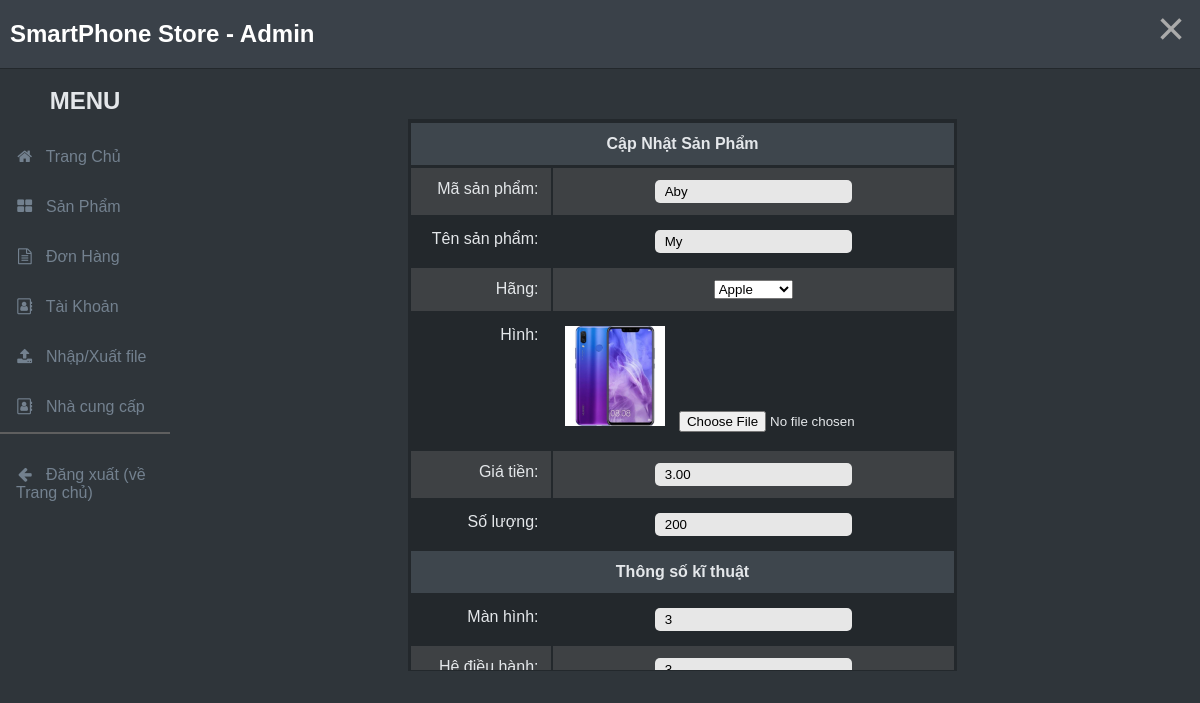
Page /list_product/update/Aby on the committed database.
### tables this page shows
CREATE TABLE `productdetails` (
  `product_id` varchar(50) NOT NULL,
  `screen` varchar(50) DEFAULT NULL,
  `os` varchar(50) DEFAULT NULL,
  `camera` varchar(50) DEFAULT NULL,
  `camera_front` varchar(50) DEFAULT NULL,
  `cpu` varchar(50) DEFAULT NULL,
  `ram` varchar(20) DEFAULT NULL,
  `rom` varchar(20) DEFAULT NULL,
  `microUSB` varchar(50) DEFAULT NULL,
  `battery` varchar(50) DEFAULT NULL
);

CREATE TABLE `products` (
  `product_id` varchar(50) NOT NULL,
  `name` varchar(100) NOT NULL,
  `company` varchar(50) NOT NULL,
  `img` varchar(255) DEFAULT NULL,
  `price` decimal(15,2) DEFAULT NULL,
  `quantity` int(11) NOT NULL,
  `status` bit(1) NOT NULL
);

### MVC/Core/controller.php (called while the page is built, shortened)
<?php
    class controller{
        public function model($model){
            return new $model;
        }
        public function view($view, $data=[]){
            include_once './MVC/Views/'.$view.'.php';
        }
    }
?>

### MVC/Controllers/list_product.php (called while the page is built, shortened)
<?php
class list_product extends controller {
    private $lst_product;
    public function __construct() {
        $this->lst_product = $this->model('product_m');
    }
    public function update($product_id) {
        $product = $this->lst_product->get_product_for_update_form($product_id);
        $companies = $this->lst_product->getUniqueCompanies();
        $this->view('Masterlayout', [
            'page' => 'product_upd_v',
            'product_id' => $product_id,
            'name' => $product['name'],
            'img' => $product['img'],
            'price' => $product['price'],
            'quantity' => $product['quantity'],
            'screen' => $product['screen'],
            'os' => $product['os'],
            'camera' => $product['camera'],
            'camera_front' => $product['camera_front'],
            'cpu' => $product['cpu'],
            'ram' => $product['ram'],
            'rom' => $product['rom'],
            'microUSB' => $product['microUSB'],
            'battery' => $product['battery'],
            'companies' => $companies
        ]);
    }
}
?>

### MVC/Core/app.php (called while the page is built, shortened)
<?php
    class app{
        protected $action='Get_data';
        function __construct()
        {
            $arr=$this->processURL();
            if($arr != null){
                if(file_exists('./MVC/Controllers/'.$arr[0].'.php')){
                    unset($arr[0]);
                }
            }
            $this->controller = new $this->controller;
            if(isset($arr[1])){
                if(method_exists($this->controller,$arr[1])){
                    $this->action=$arr[1];
                }
                unset($arr[1]);
            }
            $this->param=$arr?array_values($arr):[];
            call_user_func_array([$this->controller, $this->action], $this->param);
        }
        function processURL(){
            if(isset($_GET['url'])){
            return explode('/',filter_var(trim($_GET['url']),FILTER_DEFAULT));
            }
        }
    }
?>

### index.php (called while the page is built, shortened)
<?php
    $myapp=new app();
?>

### MVC/Core/connectDB.php (called while the page is built, shortened)
<?php
    class connectDB{
        protected $server='localhost';
        protected $username= 'root';
        protected $passwords= '';
        protected $db ='quanlydt';
        function __construct(){
            $this->con = mysqli_connect($this->server, $this->username, $this->passwords,$this->db);
        }
    }
?>

### MVC/Models/product_m.php (called while the page is built, shortened)
<?php
class product_m extends connectDB {
    function get_product_for_update_form($product_id) {
        $sql = "SELECT p.product_id, p.name, p.company, p.img, p.price, p.quantity, pd.screen, pd.os, pd.camera, pd.camera_front, pd.cpu, pd.ram, pd.rom, pd.microUSB, pd.battery
                FROM Products p
                LEFT JOIN ProductDetails pd ON p.product_id = pd.product_id
                WHERE p.product_id = ?";
        $stmt = mysqli_prepare($this->con, $sql);
        mysqli_stmt_bind_param($stmt, "s", $product_id);
        mysqli_stmt_execute($stmt);
        mysqli_stmt_bind_result($stmt, $product_id, $name, $company, $img, $price, $quantity, $screen, $os, $camera, $camera_front, $cpu, $ram, $rom, $microUSB, $battery);
        if (mysqli_stmt_fetch($stmt)) {
            $data = [
                'product_id' => $product_id,
                'name' => $name,
                'company' => $company,
                'img' => $img,
                'price' => $price,
                'quantity' => $quantity,
                'screen' => $screen,
                'os' => $os,
                'camera' => $camera,
                'camera_front' => $camera_front,
                'cpu' => $cpu,
                'ram' => $ram,
                'rom' => $rom,
                'microUSB' => $microUSB,
                'battery' => $battery
            ];
            return $data;
        } else {
            return false;
        }
    }
}
?>

### MVC/Views/Pages/product_upd_v.php (the view, shortened to what this page needs)
<!DOCTYPE html>
<html lang="en">
<head>
    <link rel="stylesheet" href="http://localhost/Admin/Public/Css/admin/style.css">
    <link rel="stylesheet" href="http://localhost/Admin/Public/Css/admin/progress.css">
</head>
<body>
    <form method="POST" action="http://localhost/Admin/list_product/update_data" enctype="multipart/form-data">
        <div id="khungThemSanPham" style="width:max-content;margin:auto">
            <div class="overlayTable table-outline table-content table-header">
                <a href="http://localhost/Admin/list_product"><span class="close">&times;</span></a>
                <table>
                    <tr>
                        <th colspan="2">Cập Nhật Sản Phẩm</th>
                    </tr>
                    <tr>
                        <td>Mã sản phẩm:</td>
                        <td><input type="text" id="maspThem" name="txtproduct_id"
                                value="<?php if(isset($data['product_id'])) echo $data['product_id']?>" readonly
                                required></td>
                    </tr>
                    <tr>
                        <td>Tên sản phẩm:</td>
                        <td><input type="text" name="txtname"
                                value="<?php if(isset($data['name'])) echo $data['name']?>" required></td>
                    </tr>
                    <tr>
                        <td>Hãng:</td>
                        <td>
                            <select name="sltcompany">
                                <?php if (isset($data['companies']) && is_array($data['companies'])): ?>
                                <?php foreach($data['companies'] as $company): ?>
                                <option value="<?php echo htmlspecialchars($company); ?>"
                                    <?php if(isset($_POST['sltcompany']) && $_POST['sltcompany'] == $company) echo 'selected'; ?>>
                                    <?php echo htmlspecialchars($company); ?>
                                </option>
                                <?php endforeach; ?>
                                <?php endif; ?>
                            </select>
                        </td>
                    </tr>
                    <tr>
                        <td>Hình:</td>
                        <td>
                            <img class="hinhDaiDien" id="anhDaiDienSanPhamThem" name="product_img"
                                src="<?php echo isset($data['img']) ?"http://localhost/Admin/Public/Picture/Products/". $data['img'] : ''; ?>"
                                required>
                            <input type="file" name="product_image" accept="image/*" onchange="previewImage(this);">
                        </td>
                    </tr>
                    <tr>
                        <td>Giá tiền:</td>
                        <td><input type="text" name="txtprice"
                                value="<?php if(isset($data['price'])) echo $data['price']?>" required></td>
                    </tr>
                    <tr>
                        <td>Số lượng:</td>
                        <td><input type="number" name="txtquantity"
                                value="<?php if(isset($data['quantity'])) echo $data['quantity']?>" required></td>
                    </tr>
                    <tr>
                        <th colspan="2">Thông số kĩ thuật</th>
                    </tr>
                    <tr>
                        <td>Màn hình:</td>
                        <td><input type="text" name="txtscreen"
                                value="<?php if(isset($data['screen'])) echo $data['screen']?>" required></td>
                    </tr>
                    <tr>
                        <td>Hệ điều hành:</td>
                        <td><input type="text" name="txtos" value="<?php if(isset($data['os'])) echo $data['os']?>"
                                required>
                        </td>
                    </tr>
                </table>
            </div>
        </div>
    </form>
</body>
</html>

### Public/css/admin/style.css (style rules this page uses)
* { margin: 0; padding: 0; outline: none; font-family: Arial, Helvetica, sans-serif; }
body, html { min-width: 1024px; background-color: #2f353a; }
a { text-decoration: none; color: #222; }
.hinhDaiDien { max-height: 100px; max-width: 100px; }
.table-outline { width: 100%; border: 1px solid #23282c; }
.table-header { width: 100%; }
.table-header th { color: #e4e7ea; background-color: #3e464d; border-color: #23282c; }
.table-header th { cursor: pointer; }
.table-header th, .table-content td { padding: .75rem; text-align: center; vertical-align: top; border-top: 1px solid #23282c; }
.table-content { min-height: 200px; max-height: 550px; overflow: auto; margin: 0 auto; width: 100%; }
.table-content tr:nth-of-type(even) { background-color: #3e4144; }
.table-content td { position: relative; color: #e4e7ea; }
.overlayTable { margin: 50px auto; width: auto; background-color: #23282c; }
.overlayTable td:first-child { text-align: right; }
.overlayTable input { padding: 4px 10px; border: none; border-radius: 5px; background-color: #e7e7e7; }
.overlayTable input[type="file"] { background-color: transparent; }
.close { position: fixed; top: 5px; right: 5px; font-size: 3rem; width: 1em; height: 1em; line-height: 1em; text-align: center; color: #aaa; cursor: pointer; transition: .2s ease; }

### rows in the picture
productdetails: txtproduct_id "Aby", txtname "My", product_id.img (picture), txtprice "3.00", txtquantity "200", txtscreen "3", txtos "3"

### other values in the picture
form field sltcompany "Apple"
